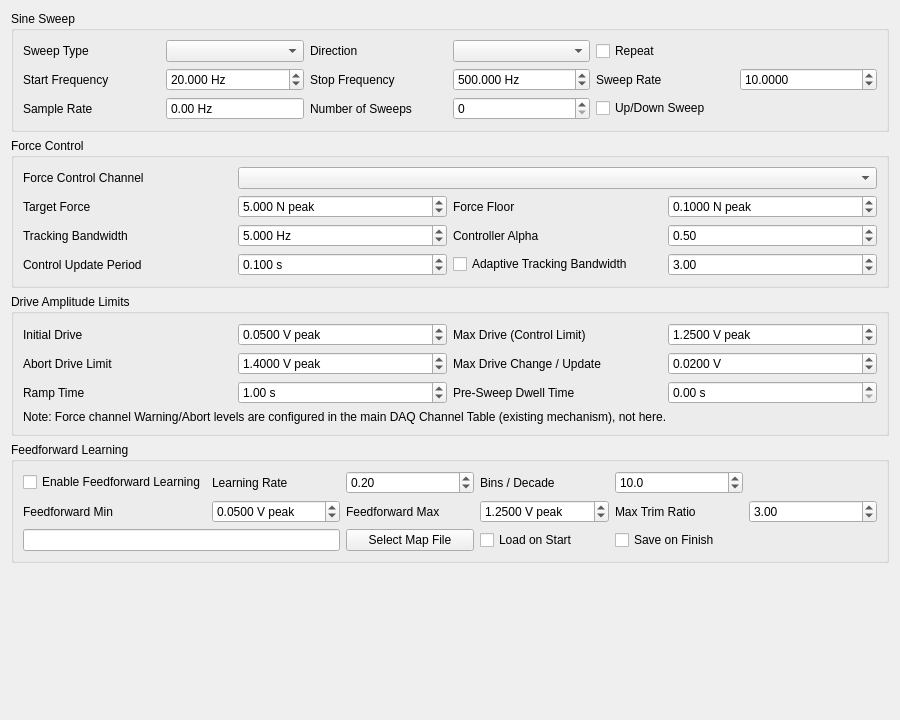
<?xml version="1.0" encoding="UTF-8"?>
<ui version="4.0">
 <class>Form</class>
 <widget class="QWidget" name="Form">
  <property name="geometry">
   <rect>
    <x>0</x>
    <y>0</y>
    <width>900</width>
    <height>720</height>
   </rect>
  </property>
  <property name="windowTitle">
   <string>Form</string>
  </property>
  <layout class="QVBoxLayout" name="verticalLayout">
   <item>
    <widget class="QGroupBox" name="sweep_groupbox">
     <property name="title">
      <string>Sine Sweep</string>
     </property>
     <layout class="QGridLayout" name="sweep_layout">
      <item row="0" column="0">
       <widget class="QLabel" name="sweep_type_label">
        <property name="text">
         <string>Sweep Type</string>
        </property>
       </widget>
      </item>
      <item row="0" column="1">
       <widget class="QComboBox" name="sweep_type_selector">
        <property name="toolTip">
         <string>Linear (Hz/s) or Logarithmic (octaves/min) frequency sweep.</string>
        </property>
       </widget>
      </item>
      <item row="0" column="2">
       <widget class="QLabel" name="direction_label">
        <property name="text">
         <string>Direction</string>
        </property>
       </widget>
      </item>
      <item row="0" column="3">
       <widget class="QComboBox" name="direction_selector">
        <property name="toolTip">
         <string>Up sweeps Start-&gt;Stop frequency; Down sweeps Stop-&gt;Start frequency.</string>
        </property>
       </widget>
      </item>
      <item row="0" column="4">
       <widget class="QCheckBox" name="repeat_sweep_checkbox">
        <property name="toolTip">
         <string>If checked, the sweep restarts from the beginning once it reaches the end, instead of holding at the final frequency.</string>
        </property>
        <property name="text">
         <string>Repeat</string>
        </property>
       </widget>
      </item>
      <item row="1" column="0">
       <widget class="QLabel" name="start_frequency_label">
        <property name="text">
         <string>Start Frequency</string>
        </property>
       </widget>
      </item>
      <item row="1" column="1">
       <widget class="QDoubleSpinBox" name="start_frequency_selector">
        <property name="toolTip">
         <string>Sweep start frequency (before Direction is applied).</string>
        </property>
        <property name="suffix">
         <string> Hz</string>
        </property>
        <property name="decimals">
         <number>3</number>
        </property>
        <property name="minimum">
         <double>0.100000000000000</double>
        </property>
        <property name="maximum">
         <double>20000.000000000000000</double>
        </property>
        <property name="value">
         <double>20.000000000000000</double>
        </property>
       </widget>
      </item>
      <item row="1" column="2">
       <widget class="QLabel" name="stop_frequency_label">
        <property name="text">
         <string>Stop Frequency</string>
        </property>
       </widget>
      </item>
      <item row="1" column="3">
       <widget class="QDoubleSpinBox" name="stop_frequency_selector">
        <property name="toolTip">
         <string>Sweep stop frequency (before Direction is applied).</string>
        </property>
        <property name="suffix">
         <string> Hz</string>
        </property>
        <property name="decimals">
         <number>3</number>
        </property>
        <property name="minimum">
         <double>0.100000000000000</double>
        </property>
        <property name="maximum">
         <double>20000.000000000000000</double>
        </property>
        <property name="value">
         <double>500.000000000000000</double>
        </property>
       </widget>
      </item>
      <item row="1" column="4">
       <widget class="QLabel" name="sweep_rate_label">
        <property name="text">
         <string>Sweep Rate</string>
        </property>
       </widget>
      </item>
      <item row="1" column="5">
       <widget class="QDoubleSpinBox" name="sweep_rate_selector">
        <property name="toolTip">
         <string>Linear: Hz/s. Logarithmic: octaves/minute. Units update automatically based on Sweep Type.</string>
        </property>
        <property name="decimals">
         <number>4</number>
        </property>
        <property name="minimum">
         <double>0.000100000000000</double>
        </property>
        <property name="maximum">
         <double>100000.000000000000000</double>
        </property>
        <property name="value">
         <double>10.000000000000000</double>
        </property>
       </widget>
      </item>
      <item row="2" column="0">
       <widget class="QLabel" name="sample_rate_label">
        <property name="text">
         <string>Sample Rate</string>
        </property>
       </widget>
      </item>
      <item row="2" column="1">
       <widget class="QDoubleSpinBox" name="sample_rate_display">
        <property name="toolTip">
         <string>Data acquisition sample rate (read only, informational).</string>
        </property>
        <property name="readOnly">
         <bool>true</bool>
        </property>
        <property name="buttonSymbols">
         <enum>QAbstractSpinBox::NoButtons</enum>
        </property>
        <property name="suffix">
         <string> Hz</string>
        </property>
        <property name="maximum">
         <double>1000000.000000000000000</double>
        </property>
       </widget>
      </item>
      <item row="2" column="2">
       <widget class="QLabel" name="num_sweeps_label">
        <property name="text">
         <string>Number of Sweeps</string>
        </property>
       </widget>
      </item>
      <item row="2" column="3">
       <widget class="QSpinBox" name="num_sweeps_selector">
        <property name="toolTip">
         <string>Only used when Repeat is checked. Number of sweep legs to run back-to-back before holding at the final frequency. 0 = unlimited (repeat forever, previous behavior). Combine with Up/Down Sweep to alternate direction each leg (up, down, up, down, ...) instead of restarting from Start Frequency every time -- useful to let the controller settle in over a few sweep legs instead of (or in addition to) a fixed-frequency dwell.</string>
        </property>
        <property name="minimum">
         <number>0</number>
        </property>
        <property name="maximum">
         <number>1000</number>
        </property>
        <property name="value">
         <number>0</number>
        </property>
       </widget>
      </item>
      <item row="2" column="4">
       <widget class="QCheckBox" name="alternate_direction_checkbox">
        <property name="toolTip">
         <string>Only used when Repeat is checked. Each successive sweep leg reverses direction (up, down, up, down, ...) instead of restarting from Start Frequency, so the frequency trajectory has no jump at the turnarounds.</string>
        </property>
        <property name="text">
         <string>Up/Down Sweep</string>
        </property>
       </widget>
      </item>
     </layout>
    </widget>
   </item>
   <item>
    <widget class="QGroupBox" name="force_control_groupbox">
     <property name="title">
      <string>Force Control</string>
     </property>
     <layout class="QGridLayout" name="force_control_layout">
      <item row="0" column="0">
       <widget class="QLabel" name="force_channel_label">
        <property name="text">
         <string>Force Control Channel</string>
        </property>
       </widget>
      </item>
      <item row="0" column="1" colspan="3">
       <widget class="QComboBox" name="force_channel_selector">
        <property name="toolTip">
         <string>The measurement channel (e.g. the Kistler force sensor) whose amplitude is regulated. Its engineering-unit calibration (sensitivity) is taken from the main channel table -- not hardcoded here.</string>
        </property>
       </widget>
      </item>
      <item row="1" column="0">
       <widget class="QLabel" name="target_force_label">
        <property name="text">
         <string>Target Force</string>
        </property>
       </widget>
      </item>
      <item row="1" column="1">
       <widget class="QDoubleSpinBox" name="target_force_selector">
        <property name="toolTip">
         <string>Desired constant force amplitude, N_peak.</string>
        </property>
        <property name="suffix">
         <string> N peak</string>
        </property>
        <property name="decimals">
         <number>3</number>
        </property>
        <property name="maximum">
         <double>100000.000000000000000</double>
        </property>
        <property name="value">
         <double>5.000000000000000</double>
        </property>
       </widget>
      </item>
      <item row="1" column="2">
       <widget class="QLabel" name="force_floor_label">
        <property name="text">
         <string>Force Floor</string>
        </property>
       </widget>
      </item>
      <item row="1" column="3">
       <widget class="QDoubleSpinBox" name="force_floor_selector">
        <property name="toolTip">
         <string>Minimum force amplitude treated as a usable measurement. Below this, the controller holds the drive amplitude instead of dividing by a near-zero reading.</string>
        </property>
        <property name="suffix">
         <string> N peak</string>
        </property>
        <property name="decimals">
         <number>4</number>
        </property>
        <property name="maximum">
         <double>10000.000000000000000</double>
        </property>
        <property name="value">
         <double>0.100000000000000</double>
        </property>
       </widget>
      </item>
      <item row="2" column="0">
       <widget class="QLabel" name="tracking_bandwidth_label">
        <property name="text">
         <string>Tracking Bandwidth</string>
        </property>
       </widget>
      </item>
      <item row="2" column="1">
       <widget class="QDoubleSpinBox" name="tracking_bandwidth_selector">
        <property name="toolTip">
         <string>-3dB bandwidth of the I/Q tracking filter. Narrow = less noise but slower response; wide = faster response but noisier. Ignored (fixed value not used) if Adaptive Tracking Bandwidth is checked -- see Tracking Cycles instead.</string>
        </property>
        <property name="suffix">
         <string> Hz</string>
        </property>
        <property name="decimals">
         <number>3</number>
        </property>
        <property name="minimum">
         <double>0.010000000000000</double>
        </property>
        <property name="maximum">
         <double>10000.000000000000000</double>
        </property>
        <property name="value">
         <double>5.000000000000000</double>
        </property>
       </widget>
      </item>
      <item row="2" column="2">
       <widget class="QLabel" name="controller_alpha_label">
        <property name="text">
         <string>Controller Alpha</string>
        </property>
       </widget>
      </item>
      <item row="2" column="3">
       <widget class="QDoubleSpinBox" name="controller_alpha_selector">
        <property name="toolTip">
         <string>Controller gain exponent, 0 &lt; alpha &lt;= 1. Smaller = more conservative per-update correction.</string>
        </property>
        <property name="decimals">
         <number>2</number>
        </property>
        <property name="minimum">
         <double>0.010000000000000</double>
        </property>
        <property name="maximum">
         <double>1.000000000000000</double>
        </property>
        <property name="singleStep">
         <double>0.050000000000000</double>
        </property>
        <property name="value">
         <double>0.500000000000000</double>
        </property>
       </widget>
      </item>
      <item row="3" column="0">
       <widget class="QLabel" name="control_update_period_label">
        <property name="text">
         <string>Control Update Period</string>
        </property>
       </widget>
      </item>
      <item row="3" column="1">
       <widget class="QDoubleSpinBox" name="control_update_period_selector">
        <property name="toolTip">
         <string>How often the drive amplitude is recomputed, independent of the DAQ block size (samples_per_frame).</string>
        </property>
        <property name="suffix">
         <string> s</string>
        </property>
        <property name="decimals">
         <number>3</number>
        </property>
        <property name="minimum">
         <double>0.001000000000000</double>
        </property>
        <property name="maximum">
         <double>60.000000000000000</double>
        </property>
        <property name="value">
         <double>0.100000000000000</double>
        </property>
       </widget>
      </item>
      <item row="3" column="2">
       <widget class="QCheckBox" name="adaptive_tracking_bandwidth_checkbox">
        <property name="toolTip">
         <string>If checked, the I/Q tracking filter's bandwidth continuously scales with the instantaneous sweep frequency (see Tracking Cycles) instead of staying fixed at Tracking Bandwidth. Recommended for sweeps spanning a wide frequency range: a fixed bandwidth cannot reject the demodulated double-frequency component well at both the low and the high end of a wide sweep at once.</string>
        </property>
        <property name="text">
         <string>Adaptive Tracking Bandwidth</string>
        </property>
       </widget>
      </item>
      <item row="3" column="3">
       <widget class="QDoubleSpinBox" name="tracking_cycles_selector">
        <property name="toolTip">
         <string>Only used if Adaptive Tracking Bandwidth is checked. I/Q tracking filter time constant, expressed in number of drive cycles at the instantaneous sweep frequency (tracking_bandwidth_hz = frequency / (2*pi*Tracking Cycles)). Larger = less noise but slower response, same trade-off as Tracking Bandwidth, just frequency-relative instead of absolute.</string>
        </property>
        <property name="decimals">
         <number>2</number>
        </property>
        <property name="minimum">
         <double>0.100000000000000</double>
        </property>
        <property name="maximum">
         <double>1000.000000000000000</double>
        </property>
        <property name="value">
         <double>3.000000000000000</double>
        </property>
       </widget>
      </item>
     </layout>
    </widget>
   </item>
   <item>
    <widget class="QGroupBox" name="drive_limits_groupbox">
     <property name="title">
      <string>Drive Amplitude Limits</string>
     </property>
     <layout class="QGridLayout" name="drive_limits_layout">
      <item row="0" column="0">
       <widget class="QLabel" name="initial_drive_label">
        <property name="text">
         <string>Initial Drive</string>
        </property>
       </widget>
      </item>
      <item row="0" column="1">
       <widget class="QDoubleSpinBox" name="initial_drive_selector">
        <property name="toolTip">
         <string>Small nonzero starting drive amplitude the output ramps up to before the force controller takes over. Must be &gt; 0 (a purely multiplicative controller cannot move away from exactly zero).</string>
        </property>
        <property name="suffix">
         <string> V peak</string>
        </property>
        <property name="decimals">
         <number>4</number>
        </property>
        <property name="minimum">
         <double>0.000100000000000</double>
        </property>
        <property name="maximum">
         <double>100.000000000000000</double>
        </property>
        <property name="value">
         <double>0.050000000000000</double>
        </property>
       </widget>
      </item>
      <item row="0" column="2">
       <widget class="QLabel" name="max_drive_label">
        <property name="text">
         <string>Max Drive (Control Limit)</string>
        </property>
       </widget>
      </item>
      <item row="0" column="3">
       <widget class="QDoubleSpinBox" name="max_drive_selector">
        <property name="toolTip">
         <string>Soft limit: the controller itself will never request more than this. Default 1.25 V_peak is taken from the specific PA500L/V406 commissioning procedure this project used (2.5 Vpp signal generator limit) -- VERIFY against the actual hardware configuration in use before any real test.</string>
        </property>
        <property name="suffix">
         <string> V peak</string>
        </property>
        <property name="decimals">
         <number>4</number>
        </property>
        <property name="minimum">
         <double>0.000100000000000</double>
        </property>
        <property name="maximum">
         <double>100.000000000000000</double>
        </property>
        <property name="value">
         <double>1.250000000000000</double>
        </property>
       </widget>
      </item>
      <item row="1" column="0">
       <widget class="QLabel" name="abort_drive_label">
        <property name="text">
         <string>Abort Drive Limit</string>
        </property>
       </widget>
      </item>
      <item row="1" column="1">
       <widget class="QDoubleSpinBox" name="abort_drive_selector">
        <property name="toolTip">
         <string>Hard safety limit, independent of the controller: if the commanded drive amplitude ever exceeds this, the environment immediately mutes output and requests a global hardware stop. Must be greater than Max Drive. VERIFY against actual hardware before real testing.</string>
        </property>
        <property name="suffix">
         <string> V peak</string>
        </property>
        <property name="decimals">
         <number>4</number>
        </property>
        <property name="minimum">
         <double>0.000100000000000</double>
        </property>
        <property name="maximum">
         <double>100.000000000000000</double>
        </property>
        <property name="value">
         <double>1.400000000000000</double>
        </property>
       </widget>
      </item>
      <item row="1" column="2">
       <widget class="QLabel" name="max_drive_step_label">
        <property name="text">
         <string>Max Drive Change / Update</string>
        </property>
       </widget>
      </item>
      <item row="1" column="3">
       <widget class="QDoubleSpinBox" name="max_drive_step_selector">
        <property name="toolTip">
         <string>Maximum absolute change in drive amplitude allowed per control update (slew-rate limit).</string>
        </property>
        <property name="suffix">
         <string> V</string>
        </property>
        <property name="decimals">
         <number>4</number>
        </property>
        <property name="minimum">
         <double>0.000100000000000</double>
        </property>
        <property name="maximum">
         <double>100.000000000000000</double>
        </property>
        <property name="value">
         <double>0.020000000000000</double>
        </property>
       </widget>
      </item>
      <item row="2" column="0">
       <widget class="QLabel" name="ramp_time_label">
        <property name="text">
         <string>Ramp Time</string>
        </property>
       </widget>
      </item>
      <item row="2" column="1">
       <widget class="QDoubleSpinBox" name="ramp_time_selector">
        <property name="toolTip">
         <string>Time to smoothly ramp the output gate 0-&gt;1 at startup (after which the force controller takes over) and 1-&gt;0 at a normal stop.</string>
        </property>
        <property name="suffix">
         <string> s</string>
        </property>
        <property name="decimals">
         <number>2</number>
        </property>
        <property name="minimum">
         <double>0.010000000000000</double>
        </property>
        <property name="maximum">
         <double>60.000000000000000</double>
        </property>
        <property name="value">
         <double>1.000000000000000</double>
        </property>
       </widget>
      </item>
      <item row="2" column="2">
       <widget class="QLabel" name="pre_dwell_time_label">
        <property name="text">
         <string>Pre-Sweep Dwell Time</string>
        </property>
       </widget>
      </item>
      <item row="2" column="3">
       <widget class="QDoubleSpinBox" name="pre_dwell_time_selector">
        <property name="toolTip">
         <string>Holds the frequency at Start Frequency for this long (with the force controller fully active) before the sweep itself begins, so the drive amplitude has already converged to the target force by the time the recorded sweep starts. 0 = no dwell, sweep begins immediately once ramped up.</string>
        </property>
        <property name="suffix">
         <string> s</string>
        </property>
        <property name="decimals">
         <number>2</number>
        </property>
        <property name="minimum">
         <double>0.000000000000000</double>
        </property>
        <property name="maximum">
         <double>3600.000000000000000</double>
        </property>
        <property name="value">
         <double>0.000000000000000</double>
        </property>
       </widget>
      </item>
      <item row="3" column="0" colspan="4">
       <widget class="QLabel" name="warning_abort_note_label">
        <property name="text">
         <string>Note: Force channel Warning/Abort levels are configured in the main DAQ Channel Table (existing mechanism), not here.</string>
        </property>
        <property name="wordWrap">
         <bool>true</bool>
        </property>
       </widget>
      </item>
     </layout>
    </widget>
   </item>
   <item>
    <widget class="QGroupBox" name="feedforward_groupbox">
     <property name="title">
      <string>Feedforward Learning</string>
     </property>
     <layout class="QGridLayout" name="feedforward_layout">
      <item row="0" column="0">
       <widget class="QCheckBox" name="feedforward_enabled_checkbox">
        <property name="toolTip">
         <string>If checked, a slow-learning frequency-dependent feedforward map A_FF(f) is layered on top of the existing fast force loop: commanded drive = A_FF(f) * trim, where trim (initially 1.0) is produced by the same fast-loop control law as always, now regulating a small residual instead of the full drive amplitude. A_FF(f) is learned online from the fast loop's own converged output, across all sweeps (not reset between sweep legs or on direction changes). If unchecked, behavior is identical to the fast loop running alone (previous behavior).</string>
        </property>
        <property name="text">
         <string>Enable Feedforward Learning</string>
        </property>
       </widget>
      </item>
      <item row="0" column="1">
       <widget class="QLabel" name="feedforward_learning_rate_label">
        <property name="text">
         <string>Learning Rate</string>
        </property>
       </widget>
      </item>
      <item row="0" column="2">
       <widget class="QDoubleSpinBox" name="feedforward_learning_rate_selector">
        <property name="toolTip">
         <string>Steady-state fraction of the observed error blended into a frequency bin's learned value per control update, once that bin has several observations (a brand-new bin learns faster than this so it does not take many sweeps to form an initial estimate). Small = slow/stable learning over many sweeps; large = faster but noisier. Independent of the fast loop's own Controller Alpha.</string>
        </property>
        <property name="decimals">
         <number>2</number>
        </property>
        <property name="minimum">
         <double>0.010000000000000</double>
        </property>
        <property name="maximum">
         <double>1.000000000000000</double>
        </property>
        <property name="singleStep">
         <double>0.050000000000000</double>
        </property>
        <property name="value">
         <double>0.200000000000000</double>
        </property>
       </widget>
      </item>
      <item row="0" column="3">
       <widget class="QLabel" name="feedforward_bins_per_decade_label">
        <property name="text">
         <string>Bins / Decade</string>
        </property>
       </widget>
      </item>
      <item row="0" column="4">
       <widget class="QDoubleSpinBox" name="feedforward_bins_per_decade_selector">
        <property name="toolTip">
         <string>Logarithmic frequency resolution of the learned feedforward curve. Higher = can resolve narrower resonances but each bin is revisited less often per sweep (noisier); lower = smoother but coarser.</string>
        </property>
        <property name="decimals">
         <number>1</number>
        </property>
        <property name="minimum">
         <double>1.000000000000000</double>
        </property>
        <property name="maximum">
         <double>100.000000000000000</double>
        </property>
        <property name="value">
         <double>10.000000000000000</double>
        </property>
       </widget>
      </item>
      <item row="1" column="0">
       <widget class="QLabel" name="feedforward_min_label">
        <property name="text">
         <string>Feedforward Min</string>
        </property>
       </widget>
      </item>
      <item row="1" column="1">
       <widget class="QDoubleSpinBox" name="feedforward_min_selector">
        <property name="toolTip">
         <string>Hard lower clamp on any learned feedforward value -- the map can never learn a value below this, regardless of what the fast loop's trim requests.</string>
        </property>
        <property name="suffix">
         <string> V peak</string>
        </property>
        <property name="decimals">
         <number>4</number>
        </property>
        <property name="minimum">
         <double>0.000100000000000</double>
        </property>
        <property name="maximum">
         <double>100.000000000000000</double>
        </property>
        <property name="value">
         <double>0.050000000000000</double>
        </property>
       </widget>
      </item>
      <item row="1" column="2">
       <widget class="QLabel" name="feedforward_max_label">
        <property name="text">
         <string>Feedforward Max</string>
        </property>
       </widget>
      </item>
      <item row="1" column="3">
       <widget class="QDoubleSpinBox" name="feedforward_max_selector">
        <property name="toolTip">
         <string>Hard upper clamp on any learned feedforward value -- should normally match Max Drive (Control Limit) above.</string>
        </property>
        <property name="suffix">
         <string> V peak</string>
        </property>
        <property name="decimals">
         <number>4</number>
        </property>
        <property name="minimum">
         <double>0.000100000000000</double>
        </property>
        <property name="maximum">
         <double>100.000000000000000</double>
        </property>
        <property name="value">
         <double>1.250000000000000</double>
        </property>
       </widget>
      </item>
      <item row="1" column="4">
       <widget class="QLabel" name="feedforward_trim_gain_max_label">
        <property name="text">
         <string>Max Trim Ratio</string>
        </property>
       </widget>
      </item>
      <item row="1" column="5">
       <widget class="QDoubleSpinBox" name="feedforward_trim_gain_max_selector">
        <property name="toolTip">
         <string>Limits how far the fast loop's trim may multiplicatively scale the feedforward value (e.g. 3.0 = trim allowed to command up to 3x or down to 1/3x the current A_FF(f)). Generous headroom is needed early on (before A_FF has learned anything useful) and should shrink in practice as learning converges. This is independent of, and in addition to, Max Drive / Abort Drive below, which remain hard ceilings on the final composed command.</string>
        </property>
        <property name="decimals">
         <number>2</number>
        </property>
        <property name="minimum">
         <double>1.010000000000000</double>
        </property>
        <property name="maximum">
         <double>100.000000000000000</double>
        </property>
        <property name="value">
         <double>3.000000000000000</double>
        </property>
       </widget>
      </item>
      <item row="2" column="0" colspan="2">
       <widget class="QLineEdit" name="feedforward_file_selector">
        <property name="toolTip">
         <string>Optional file (JSON) to load a previously learned feedforward map from at start, and/or save the learned map to when the test finishes. Leave empty to disable persistence.</string>
        </property>
        <property name="readOnly">
         <bool>true</bool>
        </property>
       </widget>
      </item>
      <item row="2" column="2">
       <widget class="QPushButton" name="feedforward_file_button">
        <property name="text">
         <string>Select Map File</string>
        </property>
       </widget>
      </item>
      <item row="2" column="3">
       <widget class="QCheckBox" name="feedforward_load_on_start_checkbox">
        <property name="toolTip">
         <string>If checked and the map file above exists, load it before the test starts and continue learning from it (instead of starting from an empty map).</string>
        </property>
        <property name="text">
         <string>Load on Start</string>
        </property>
       </widget>
      </item>
      <item row="2" column="4">
       <widget class="QCheckBox" name="feedforward_save_on_finish_checkbox">
        <property name="toolTip">
         <string>If checked, save the learned feedforward map to the file above when the test finishes normally (not on abort).</string>
        </property>
        <property name="text">
         <string>Save on Finish</string>
        </property>
       </widget>
      </item>
     </layout>
    </widget>
   </item>
   <item>
    <spacer name="definition_spacer">
     <property name="orientation">
      <enum>Qt::Vertical</enum>
     </property>
     <property name="sizeHint" stdset="0">
      <size>
       <width>20</width>
       <height>40</height>
      </size>
     </property>
    </spacer>
   </item>
  </layout>
 </widget>
 <resources/>
 <connections/>
</ui>
